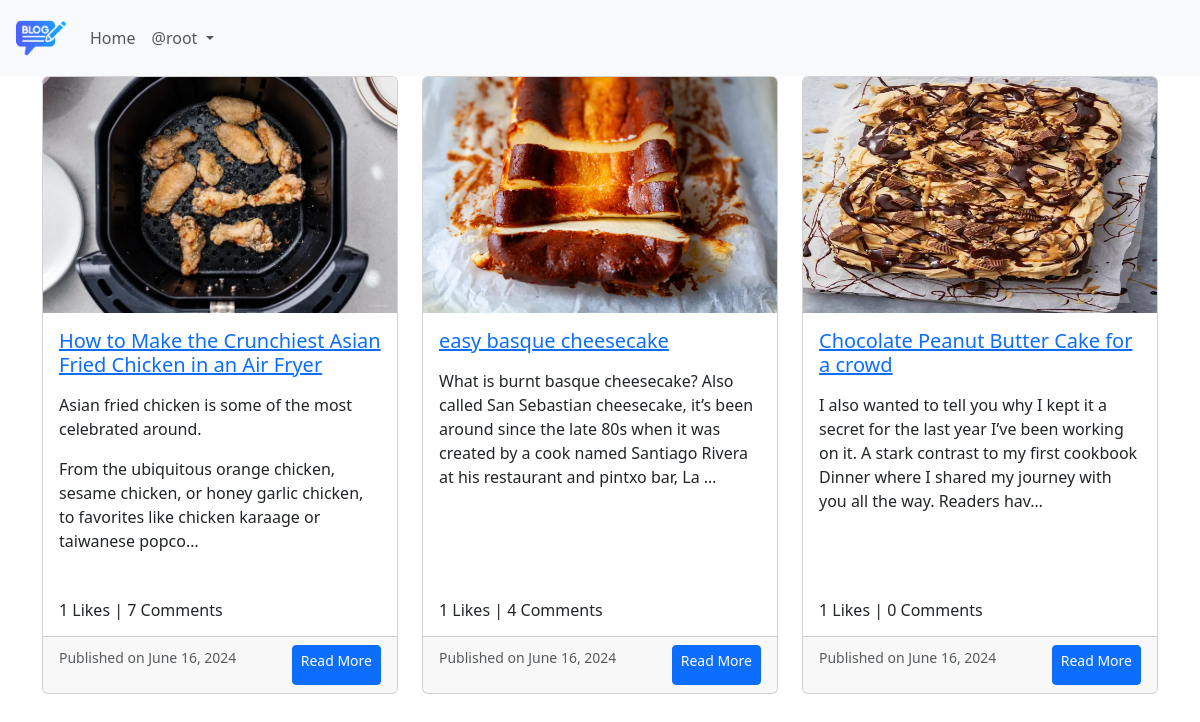
Page /blog/ (signed in) on the committed database.
### App_Blog/models.py (models this page shows, shortened)
class Blog(models.Model):
    author = models.ForeignKey(User,on_delete=models.CASCADE,related_name='post_author')
    blog_title = models.CharField(max_length=260,verbose_name="Put a title")
    slug = models.SlugField(max_length=264,unique=True)
    blog_content =models.TextField(verbose_name='What is on your mind? ')
    blog_image =models.ImageField(upload_to='blog_image', verbose_name='Image')
    publish_date = models.DateTimeField(auto_now_add=True)
    update_date = models.DateTimeField(auto_now=True)

### App_Blog/views.py (the view)
# urls.py: path('',views.BlogList.as_view(), name='BlogList'),
class BlogList(ListView):
    context_object_name='blogs'
    model=Blog
    template_name='App_Blog/blog_list.html'

### templates/App_Blog/blog_list.html (shortened to what this page needs)
{% extends "base.html" %}
{% block body_block %}
<div class="row row-cols-1 row-cols-md-3 g-4">
    {% for blog in blogs %}
    <div class="col">
        <div class="card h-100">
            <img src="{{ blog.blog_image.url }}" class="card-img-top" alt="{{ blog.blog_title }}">
            <div class="card-body">
                <h5 class="card-title"><a href="#">{{ blog.blog_title }}</a></h5>
                <p class="card-text">{{ blog.blog_content|linebreaks|truncatechars:200 }}</p> </div>
                <h6 class="m-2 p-2">{{blog.liked_blog.count}} Likes | {{blog.blog_comment.count}} Comments </h6>
            <div class="card-footer d-flex justify-content-between">
                <p><small class="text-muted">Published on {{ blog.publish_date|date:"F d, Y" }}</small> </p>
                <a href="{% url "App_Blog:details_blog" pk=blog.pk %}" class="btn btn-primary btn-sm">Read More</a>
            </div>
        </div>
    </div>
    {% endfor %}
</div>
{% endblock %}

### templates/base.html (shortened to what this page needs)
<!doctype html>
<html lang="en">
<head>
  <link rel="stylesheet" href="https://use.fontawesome.com/releases/free-v6.2.0/css/all.css">
  <link href="https://cdn.jsdelivr.net/npm/bootstrap@5.3.3/dist/css/bootstrap.min.css" rel="stylesheet">
</head>
<body>
  <nav class="navbar navbar-expand-lg px-3 navbar-light bg-light">
    <a class="navbar-brand"  href="{% url "index" %}"> <img src="/media/logo.png" width="50px"></a>
    <div class="collapse navbar-collapse" id="navbarNav">
      <ul class="navbar-nav">
        <li class="nav-item active">
          <a class="nav-link" href="{% url "index" %}">Home </a>
        </li>
        {% if user.is_authenticated %}
          <li class="nav-item dropdown">
            <a class="nav-link dropdown-toggle" href="#" id="navbardrop" data-bs-toggle="dropdown">
              @{{ user.username }}
            </a>
          </li>
        {% endif %}
      </ul>
    </div>
  </nav>
  <div class='container'>
    {% block body_block %}
    {% endblock body_block %}
  </div>
</body>
</html>

### rows in the picture
Blog: blog_image (picture), blog_title "How to Make the Crunchiest Asian Fried Chicken in an Air Fryer", blog_content "Asian fried chicken is some of the most celebrated around. From the ubiquitous orange chicken, sesame chicken, or honey garlic chicken, to favorites like chicken karaage or taiwanese popco…", liked_blog.count "1", blog_comment.count "7", publish_date "June 16, 2024"
Blog: blog_image (picture), blog_title "easy basque cheesecake", blog_content "What is burnt basque cheesecake? Also called San Sebastian cheesecake, it’s been around since the late 80s when it was created by a cook named Santiago Rivera at his restaurant and pintxo bar, La …", liked_blog.count "1", blog_comment.count "4", publish_date "June 16, 2024"
Blog: blog_image (picture), blog_title "Chocolate Peanut Butter Cake for a crowd", blog_content "I also wanted to tell you why I kept it a secret for the last year I’ve been working on it. A stark contrast to my first cookbook Dinner where I shared my journey with you all the way. Readers hav…", liked_blog.count "1", blog_comment.count "0", publish_date "June 16, 2024"

### other values in the picture
{{ user.username }} "root"
